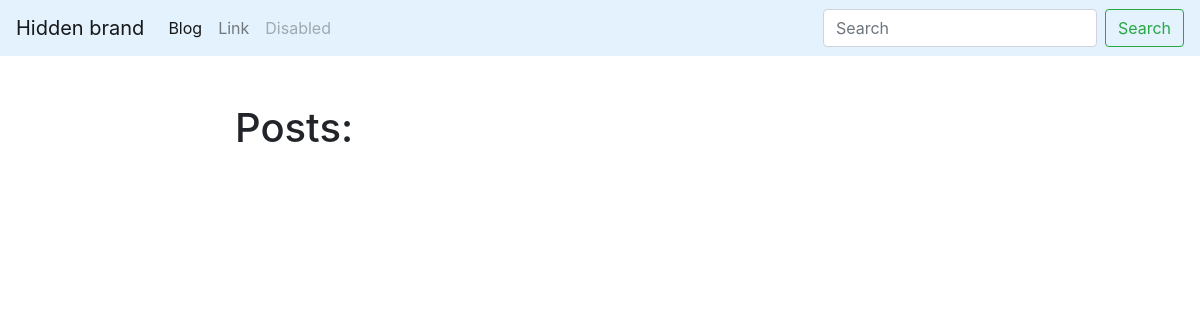
/blog/, run on an earlier commit of the app's database.
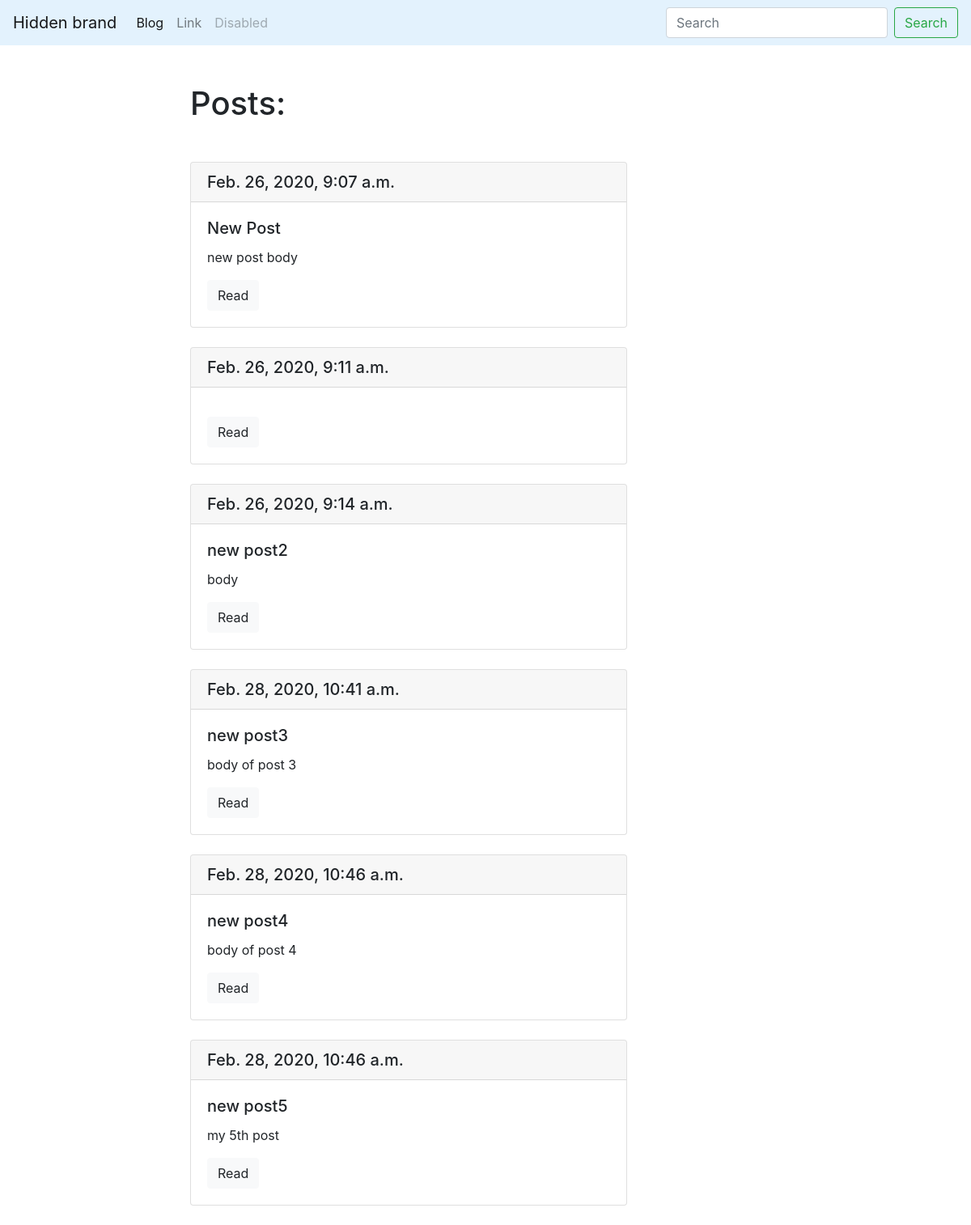
And on a later commit of the database.
### blog/models.py (models this page shows, shortened)
class Post(models.Model):
    title = models.CharField(max_length=150, db_index=True)
    slug = models.SlugField(max_length=150, unique=True)
    body = models.TextField(blank=True, db_index=True)
    date_pub = models.DateTimeField(auto_now_add=True)
    def get_absolute_url(self):
        return reverse('post_detail_url', kwargs={'slug': self.slug})

### blog/views.py (the view)
# urls.py: path('', posts_list, name='post_list_url'),
def posts_list(request):
    posts = Post.objects.all()
    return render(request, 'blog/index.html', context={'posts': posts})

### blog/templates/blog/index.html (shortened to what this page needs)
{% extends 'blog/base_blog.html' %}
{% block content %}
    <h1 class="mb-5">Posts:</h1>
    {% for post in posts %}
        <div class="card mb-4">
          <h5 class="card-header">
              {{ post.date_pub }}
          </h5>
          <div class="card-body">
            <h5 class="card-title">{{ post.title }}</h5>
            <p class="card-text">{{ post.body|truncatewords:15 }}</p>
            <a href="{{ post.get_absolute_url }}" class="btn btn-light">Read</a>
          </div>
        </div>
    {%  endfor %}
{% endblock %}

### blog/templates/blog/base_blog.html
{% extends 'base.html' %}

### templates/base.html (shortened to what this page needs)
<!DOCTYPE html>
<html lang="en">
<head>
    <link rel="stylesheet" href="https://stackpath.bootstrapcdn.com/bootstrap/4.4.1/css/bootstrap.min.css">
</head>
<body>
    <nav class="navbar navbar-expand-lg navbar-light" style="background-color: #e3f2fd;">
        <div class="collapse navbar-collapse" id="navbarTogglerDemo01">
            <a class="navbar-brand" href="#">Hidden brand</a>
            <ul class="navbar-nav mr-auto mt-2 mt-lg-0">
                <li class="nav-item active">
                    <a class="nav-link" href="{% url 'post_list_url' %}">Blog</a>
                </li>
                <li class="nav-item">
                    <a class="nav-link" href="#">Link</a>
                </li>
                <li class="nav-item">
                    <a class="nav-link disabled" href="#" tabindex="-1" aria-disabled="true">Disabled</a>
                </li>
            </ul>
            <form class="form-inline my-2 my-lg-0">
                <input class="form-control mr-sm-2" type="search" placeholder="Search" aria-label="Search">
                <button class="btn btn-outline-success my-2 my-sm-0" type="submit">Search</button>
            </form>
        </div>
    </nav>
    <div class="container mt-5">
        <div class="row">
            <div class="col-6 offset-md-2">
                {% block content %}{% endblock %}
            </div>
        </div>
    </div>
</body>
</html>

What changed in the data, as far as the page shows it:
added Post: date_pub "Feb. 26, 2020, 9:07 a.m.", title "New Post", body "new post body"
added Post: date_pub "Feb. 26, 2020, 9:11 a.m."
added Post: date_pub "Feb. 26, 2020, 9:14 a.m.", title "new post2", body "body"
added Post: date_pub "Feb. 28, 2020, 10:41 a.m.", title "new post3", body "body of post 3"
added Post: date_pub "Feb. 28, 2020, 10:46 a.m.", title "new post4", body "body of post 4"
added Post: date_pub "Feb. 28, 2020, 10:46 a.m.", title "new post5", body "my 5th post"
